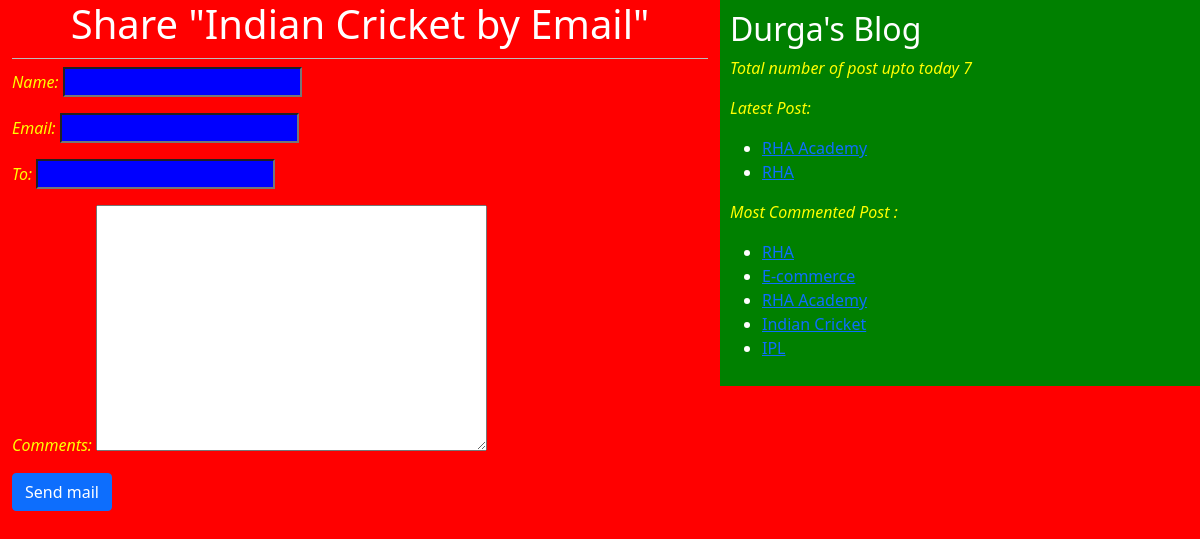
/3/share/, run on the app's committed database.
### blog/models.py (models this page shows, shortened)
class Post(models.Model):
    STATUS_CHOICES = (('draft','Draft'),('published','Published'))
    title = models.CharField(max_length=250)
    status = models.CharField(max_length=9,choices=STATUS_CHOICES,default='draft')
    author = models.ForeignKey(User,related_name='blog_post',on_delete=models.DO_NOTHING)
    slug = models.SlugField(max_length=250,unique_for_date='publish')
    body = models.TextField()
    publish = models.DateTimeField(default=timezone.now)
    created = models.DateTimeField(auto_now_add=True)
    updated = models.DateTimeField(auto_now=True)
    objects = CustomManager()
    tags = TaggableManager()
    class Meta:
        ordering = ('-publish',)
    def get_absolute_url(self):
        return reverse('post_detail',args=[self.publish.year, self.publish.strftime('%m'), self.publish.strftime('%d'), self.slug])

### blog/views.py (the view)
# urls.py: url(r'^(?P<id>\d+)/share/$',views.EmailSendView),
def EmailSendView(request,id):
    post = get_object_or_404(Post,id=id,status='published')
    sent = False
    if request.method == 'POST':
        form = EmailSendForm(request.POST)
        if form.is_valid():
            cd = form.cleaned_data
            subject = '{}({}) recommends you to read {}'.format(cd['name'],cd['email'],post.title)
            url = request.build_absolute_uri(post.get_absolute_url())
            message = 'Read Post At : \n {}\n\n {}\'s Comments: \n {} '.format(url,cd['name'],cd['Comments'])
            send_mail(subject,message,'pythononlineclasses1@gmail.com',[cd['to']])
            sent = True
    else:
        print('else')
        form = EmailSendForm()
    return render(request,'blog/sharebyemail.html',{'form':form,'post':post,'sent':sent})

### blog/forms.py
class EmailSendForm(forms.Form):
    name = forms.CharField()
    email = forms.EmailField()
    to = forms.EmailField()
    Comments = forms.CharField(required=False,widget=forms.Textarea)

### blog/models.py (called while the page is built)
    def get_queryset(self):
        return super().get_queryset().filter(status="published")

### blog/templatetags/blog_tags.py (called while the page is built)
@register.simple_tag(name='count_tag')
def total_post():
    return Post.objects.count()

@register.inclusion_tag('blog/latest_post123.html')
def show_latest_post(count=3):
    latest_post = Post.objects.order_by('-publish')[:count]
    return {'latest_post':latest_post}

@register.inclusion_tag('blog/latest_post123.html')
def most_commented_post(count=5):
    most_Commented_post =  Post.objects.annotate(total_comments = Count('comments')).order_by('-total_comments')[:count]
    return {'latest_post':most_Commented_post}

### Templates/blog/sharebyemail.html (shortened to what this page needs)
{% extends 'blog/Base.html' %}
{% block container %}
{% if sent %}
    <h1>Email Sent Successfully</h1>
    <h2> post title {{post.title}} shared by Email</h2>
{% else %}
        <h1>Share "{{post.title}} by Email"</h1>
        <form method="POST">
        {{form.as_p}}
        <input type="submit" class="btn btn-primary" value="Send mail">
    </form>
{% endif %}
{% endblock %}

### Templates/blog/latest_post123.html
<ul>
    {% for post in latest_post %}
        <li> <a href="{{post.get_absolute_url}}"> {{post.title}}</a></li>
    {% endfor %}
</ul>

### static/css/blog.css (style rules this page uses)
p { font-style:italic; color:yellow; }
h1 { text-align: center; border-bottom: 1px solid #bbb; padding-bottom:10px; }
a { color:#0bff207; }
body { color:white; background:red; }
input { background:blue; color:white; }

### data on the page
Post: title "RHA Academy"
Post: title "RHA"
Post: title "E-commerce"
Post: title "Indian Cricket"
Post: title "IPL"
